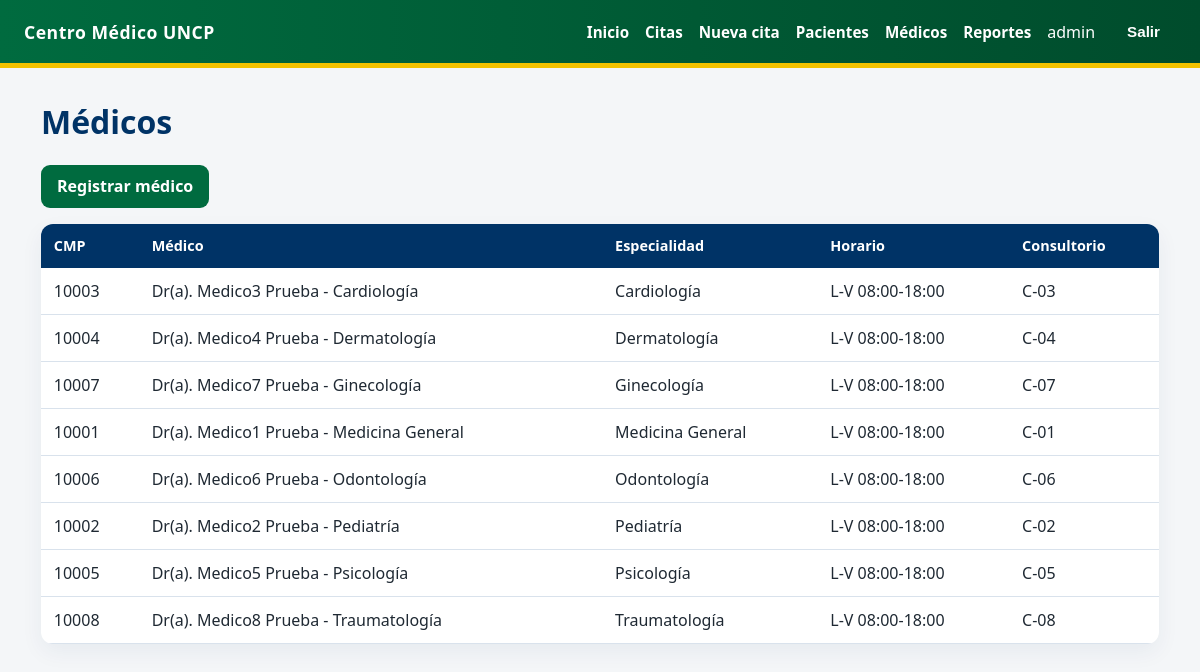
The page /medicos/ (signed in) on the database its author committed.
### clinica/models.py (models this page shows)
class Medico(models.Model):
    ESPECIALIDADES = [
        ("Medicina General", "Medicina General"),
        ("Pediatría", "Pediatría"),
        ("Cardiología", "Cardiología"),
        ("Dermatología", "Dermatología"),
        ("Psicología", "Psicología"),
        ("Odontología", "Odontología"),
        ("Ginecología", "Ginecología"),
        ("Traumatología", "Traumatología"),
    ]
    usuario = models.OneToOneField(
        User, on_delete=models.SET_NULL, null=True, blank=True, related_name="medico"
    )
    cmp = models.CharField(max_length=10, unique=True)
    especialidad = models.CharField(max_length=50, choices=ESPECIALIDADES)
    horario_atencion = models.CharField(max_length=120, default="L-V 08:00-18:00")
    consultorio = models.CharField(max_length=50)
    class Meta:
        ordering = ["especialidad", "cmp"]
    def __str__(self):
        nombre = self.usuario.get_full_name() if self.usuario else f"CMP {self.cmp}"
        return f"Dr(a). {nombre} - {self.especialidad}"

### clinica/views.py (the view)
# urls.py: path("medicos/", MedicoListView.as_view(), name="medico_list"),
class MedicoListView(AdminClinicaMixin, ListView):
    model = Medico
    template_name = "clinica/medico_list.html"
    context_object_name = "medicos"

### clinica/views.py (called while the page is built)
    def test_func(self):
        u = self.request.user
        return u.is_superuser or u.groups.filter(name="Admins").exists()

### clinica/templates/clinica/medico_list.html
{% extends "clinica/base.html" %}
{% block content %}
<h1>Médicos</h1>
<p>
    <a class="btn" href="{% url 'clinica:medico_create' %}">Registrar médico</a>
</p>
<table>
    <thead>
        <tr>
            <th>CMP</th>
            <th>Médico</th>
            <th>Especialidad</th>
            <th>Horario</th>
            <th>Consultorio</th>
        </tr>
    </thead>
    <tbody>
        {% for medico in medicos %}
        <tr>
            <td>{{ medico.cmp }}</td>
            <td>{{ medico }}</td>
            <td>{{ medico.especialidad }}</td>
            <td>{{ medico.horario_atencion }}</td>
            <td>{{ medico.consultorio }}</td>
        </tr>
        {% empty %}
        <tr><td colspan="5">No hay médicos registrados.</td></tr>
        {% endfor %}
    </tbody>
</table>
{% endblock %}

### clinica/templates/clinica/base.html (shortened to what this page needs)
{% load static %}
<!doctype html>
<html lang="es">
<head>
    <link rel="stylesheet" href="{% static 'clinica/css/estilos.css' %}">
</head>
<body>
    <header class="topbar">
        <div class="brand">Centro Médico UNCP</div>
        <nav class="nav">
            {% if user.is_authenticated %}
                <a href="{% url 'clinica:dashboard' %}">Inicio</a>
                <a href="{% url 'clinica:cita_list' %}">Citas</a>
                {% if perms.clinica.agendar_cita %}
                    <a href="{% url 'clinica:cita_create' %}">Nueva cita</a>
                {% endif %}
                <a href="{% url 'clinica:paciente_list' %}">Pacientes</a>
                <a href="{% url 'clinica:medico_list' %}">Médicos</a>
                {% if perms.clinica.generar_reportes %}
                    <a href="{% url 'clinica:reportes' %}">Reportes</a>
                {% endif %}
                <span>{{ user.username }}</span>
                <form method="post" action="{% url 'logout' %}" style="display:inline">
                    <button type="submit" class="link">Salir</button>
                </form>
            {% else %}
                <a href="{% url 'login' %}">Ingresar</a>
            {% endif %}
        </nav>
    </header>
    <main class="container">
        {% block content %}{% endblock %}
    </main>
</body>
</html>

### clinica/static/clinica/css/estilos.css (style rules this page uses)
:root { --uncp-verde: #006B3F; --uncp-verde-oscuro: #004C2C; --uncp-amarillo: #F2C200; --uncp-azul: #003366; --uncp-gris: #F4F6F8; --texto: #1F2933; --borde: #D9E2EC; --peligro: #B42318; --exito: #067647; }
* { box-sizing: border-box; }
body { margin: 0; font-family: "Segoe UI", Arial, sans-serif; background: var(--uncp-gris); color: var(--texto); }
.topbar { background: linear-gradient(90deg, var(--uncp-verde), var(--uncp-verde-oscuro)); color: white; padding: 0.8rem 1.5rem; display: flex; align-items: center; justify-content: space-between; flex-wrap: wrap; border-bottom: 5px solid var(--uncp-amarillo); }
.brand { font-weight: 800; letter-spacing: 0.5px; font-size: 1.1rem; }
.nav { display: flex; gap: 1rem; align-items: center; flex-wrap: wrap; }
.nav a, .nav button.link { color: white; text-decoration: none; font-weight: 600; background: none; border: none; cursor: pointer; font-size: 0.95rem; }
.container { max-width: 1150px; margin: 2rem auto; padding: 0 1rem; }
h1, h2, h3 { color: var(--uncp-azul); margin-top: 0; }
.btn, button { display: inline-block; background: var(--uncp-verde); color: white; border: none; border-radius: 9px; padding: 0.65rem 1rem; font-weight: 700; text-decoration: none; cursor: pointer; }
table { width: 100%; border-collapse: collapse; background: white; border-radius: 12px; overflow: hidden; box-shadow: 0 8px 22px rgba(0, 51, 102, 0.06); }
th { background: var(--uncp-azul); color: white; text-align: left; padding: 0.8rem; font-size: 0.9rem; }
td { padding: 0.75rem 0.8rem; border-bottom: 1px solid var(--borde); vertical-align: top; }

### rows shown on the page
Medico: cmp "10003", usuario+especialidad "Dr(a). Medico3 Prueba - Cardiología", especialidad "Cardiología", horario_atencion "L-V 08:00-18:00", consultorio "C-03"
Medico: cmp "10004", usuario+especialidad "Dr(a). Medico4 Prueba - Dermatología", especialidad "Dermatología", horario_atencion "L-V 08:00-18:00", consultorio "C-04"
Medico: cmp "10007", usuario+especialidad "Dr(a). Medico7 Prueba - Ginecología", especialidad "Ginecología", horario_atencion "L-V 08:00-18:00", consultorio "C-07"
Medico: cmp "10001", usuario+especialidad "Dr(a). Medico1 Prueba - Medicina General", especialidad "Medicina General", horario_atencion "L-V 08:00-18:00", consultorio "C-01"
Medico: cmp "10006", usuario+especialidad "Dr(a). Medico6 Prueba - Odontología", especialidad "Odontología", horario_atencion "L-V 08:00-18:00", consultorio "C-06"
Medico: cmp "10002", usuario+especialidad "Dr(a). Medico2 Prueba - Pediatría", especialidad "Pediatría", horario_atencion "L-V 08:00-18:00", consultorio "C-02"
Medico: cmp "10005", usuario+especialidad "Dr(a). Medico5 Prueba - Psicología", especialidad "Psicología", horario_atencion "L-V 08:00-18:00", consultorio "C-05"
Medico: cmp "10008", usuario+especialidad "Dr(a). Medico8 Prueba - Traumatología", especialidad "Traumatología", horario_atencion "L-V 08:00-18:00", consultorio "C-08"

### other values the page prints
{{ user.username }} "admin"
